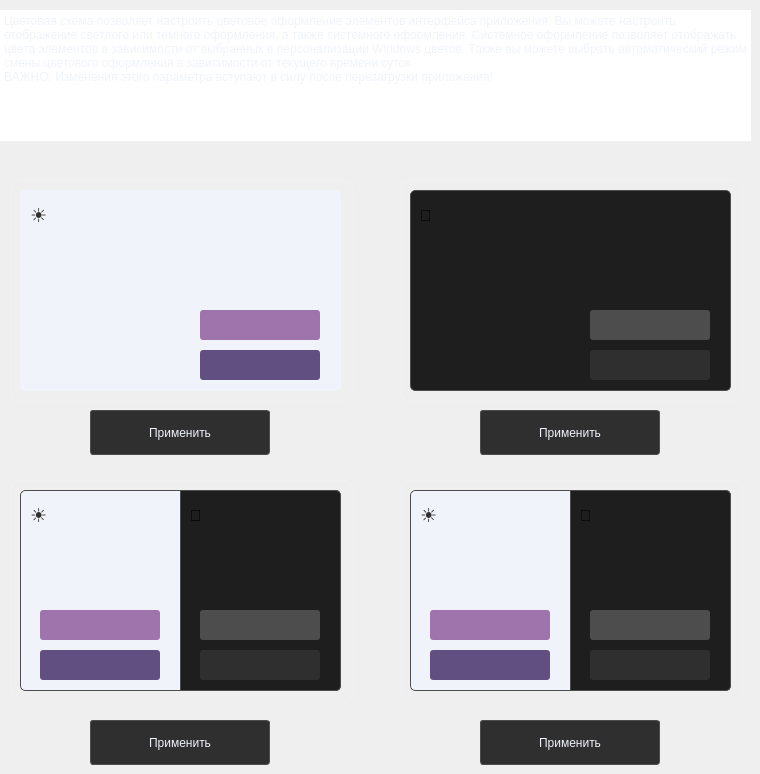
     <widget class="QWidget" name="color_style_page">
      <widget class="QFrame" name="frame">
       <property name="geometry">
        <rect>
         <x>20</x>
         <y>190</y>
         <width>321</width>
         <height>201</height>
        </rect>
       </property>
       <property name="styleSheet">
        <string notr="true">QFrame {
	border-radius: 5px;
	background-color: rgb(240, 243, 249);
}</string>
       </property>
       <property name="frameShape">
        <enum>QFrame::StyledPanel</enum>
       </property>
       <property name="frameShadow">
        <enum>QFrame::Raised</enum>
       </property>
       <widget class="QFrame" name="frame_2">
        <property name="geometry">
         <rect>
          <x>180</x>
          <y>160</y>
          <width>120</width>
          <height>30</height>
         </rect>
        </property>
        <property name="styleSheet">
         <string notr="true">QFrame {
	border-radius: 3px;
	background-color: rgb(98, 79, 130);
}</string>
        </property>
        <property name="frameShape">
         <enum>QFrame::StyledPanel</enum>
        </property>
        <property name="frameShadow">
         <enum>QFrame::Raised</enum>
        </property>
       </widget>
       <widget class="QFrame" name="frame_3">
        <property name="geometry">
         <rect>
          <x>180</x>
          <y>120</y>
          <width>120</width>
          <height>30</height>
         </rect>
        </property>
        <property name="styleSheet">
         <string notr="true">QFrame {
	border-radius: 3px;
	background-color: rgb(159, 115, 171);
}</string>
        </property>
        <property name="frameShape">
         <enum>QFrame::StyledPanel</enum>
        </property>
        <property name="frameShadow">
         <enum>QFrame::Raised</enum>
        </property>
       </widget>
       <widget class="QLabel" name="label_6">
        <property name="geometry">
         <rect>
          <x>10</x>
          <y>10</y>
          <width>31</width>
          <height>31</height>
         </rect>
        </property>
        <property name="font">
         <font>
          <pointsize>14</pointsize>
         </font>
        </property>
        <property name="styleSheet">
         <string notr="true">QLabel {
	color: rgb(48, 47, 47);
}</string>
        </property>
        <property name="text">
         <string>☀</string>
        </property>
       </widget>
      </widget>
      <widget class="QPushButton" name="light_btn">
       <property name="geometry">
        <rect>
         <x>90</x>
         <y>410</y>
         <width>180</width>
         <height>45</height>
        </rect>
       </property>
       <property name="minimumSize">
        <size>
         <width>130</width>
         <height>45</height>
        </size>
       </property>
       <property name="maximumSize">
        <size>
         <width>200</width>
         <height>16777215</height>
        </size>
       </property>
       <property name="styleSheet">
        <string notr="true">QPushButton {
	border: 1px solid rgb(77, 77, 77);
	border-radius: 3px;
	background-color: rgb(48, 47, 47);
	color: rgb(240, 243, 249);
}

QPushButton:hover {
	background-color: rgb(77, 77, 77);
}</string>
       </property>
       <property name="text">
        <string>Применить</string>
       </property>
      </widget>
      <widget class="QPushButton" name="dark_btn">
       <property name="geometry">
        <rect>
         <x>480</x>
         <y>410</y>
         <width>180</width>
         <height>45</height>
        </rect>
       </property>
       <property name="minimumSize">
        <size>
         <width>130</width>
         <height>45</height>
        </size>
       </property>
       <property name="maximumSize">
        <size>
         <width>200</width>
         <height>16777215</height>
        </size>
       </property>
       <property name="styleSheet">
        <string notr="true">QPushButton {
	border: 1px solid rgb(77, 77, 77);
	border-radius: 3px;
	background-color: rgb(48, 47, 47);
	color: rgb(240, 243, 249);
}

QPushButton:hover {
	background-color: rgb(77, 77, 77);
}</string>
       </property>
       <property name="text">
        <string>Применить</string>
       </property>
      </widget>
      <widget class="QFrame" name="frame_11">
       <property name="geometry">
        <rect>
         <x>410</x>
         <y>190</y>
         <width>321</width>
         <height>201</height>
        </rect>
       </property>
       <property name="styleSheet">
        <string notr="true">QFrame {
	border-radius: 5px;
	border: 1px solid rgb(77, 77, 77);
	background-color: rgb(30, 30, 30);
}</string>
       </property>
       <property name="frameShape">
        <enum>QFrame::StyledPanel</enum>
       </property>
       <property name="frameShadow">
        <enum>QFrame::Raised</enum>
       </property>
       <widget class="QFrame" name="frame_12">
        <property name="geometry">
         <rect>
          <x>180</x>
          <y>160</y>
          <width>120</width>
          <height>30</height>
         </rect>
        </property>
        <property name="styleSheet">
         <string notr="true">QFrame {
	border-radius: 3px;
	border: none;
	background-color: rgb(48, 47, 47);
}</string>
        </property>
        <property name="frameShape">
         <enum>QFrame::StyledPanel</enum>
        </property>
        <property name="frameShadow">
         <enum>QFrame::Raised</enum>
        </property>
       </widget>
       <widget class="QFrame" name="frame_13">
        <property name="geometry">
         <rect>
          <x>180</x>
          <y>120</y>
          <width>120</width>
          <height>30</height>
         </rect>
        </property>
        <property name="styleSheet">
         <string notr="true">QFrame {
	border-radius: 3px;
	border: none;
	background-color: rgb(77, 77, 77);
}</string>
        </property>
        <property name="frameShape">
         <enum>QFrame::StyledPanel</enum>
        </property>
        <property name="frameShadow">
         <enum>QFrame::Raised</enum>
        </property>
       </widget>
       <widget class="QLabel" name="label_9">
        <property name="geometry">
         <rect>
          <x>10</x>
          <y>10</y>
          <width>31</width>
          <height>31</height>
         </rect>
        </property>
        <property name="font">
         <font>
          <pointsize>12</pointsize>
         </font>
        </property>
        <property name="styleSheet">
         <string notr="true">QLabel {
	border: none;
}</string>
        </property>
        <property name="text">
         <string>🌙</string>
        </property>
       </widget>
      </widget>
      <widget class="QPushButton" name="win_btn">
       <property name="geometry">
        <rect>
         <x>90</x>
         <y>720</y>
         <width>180</width>
         <height>45</height>
        </rect>
       </property>
       <property name="minimumSize">
        <size>
         <width>130</width>
         <height>45</height>
        </size>
       </property>
       <property name="maximumSize">
        <size>
         <width>200</width>
         <height>16777215</height>
        </size>
       </property>
       <property name="styleSheet">
        <string notr="true">QPushButton {
	border: 1px solid rgb(77, 77, 77);
	border-radius: 3px;
	background-color: rgb(48, 47, 47);
	color: rgb(240, 243, 249);
}

QPushButton:hover {
	background-color: rgb(77, 77, 77);
}</string>
       </property>
       <property name="text">
        <string>Применить</string>
       </property>
      </widget>
      <widget class="QFrame" name="frame_4">
       <property name="geometry">
        <rect>
         <x>20</x>
         <y>490</y>
         <width>321</width>
         <height>201</height>
        </rect>
       </property>
       <property name="styleSheet">
        <string notr="true">QFrame {
	border-radius: 5px;
	border: 1px solid rgb(77, 77, 77);
	background-color: rgb(240, 243, 249);
}</string>
       </property>
       <property name="frameShape">
        <enum>QFrame::StyledPanel</enum>
       </property>
       <property name="frameShadow">
        <enum>QFrame::Raised</enum>
       </property>
       <widget class="QFrame" name="accent_light_win_color">
        <property name="geometry">
         <rect>
          <x>20</x>
          <y>160</y>
          <width>120</width>
          <height>30</height>
         </rect>
        </property>
        <property name="styleSheet">
         <string notr="true">QFrame {
	border-radius: 3px;
	border: none;
	background-color: rgb(98, 79, 130);
}</string>
        </property>
        <property name="frameShape">
         <enum>QFrame::StyledPanel</enum>
        </property>
        <property name="frameShadow">
         <enum>QFrame::Raised</enum>
        </property>
       </widget>
       <widget class="QFrame" name="compl_light_win_color">
        <property name="geometry">
         <rect>
          <x>20</x>
          <y>120</y>
          <width>120</width>
          <height>30</height>
         </rect>
        </property>
        <property name="styleSheet">
         <string notr="true">QFrame {
	border-radius: 3px;
	border: none;
	background-color: rgb(159, 115, 171);
}</string>
        </property>
        <property name="frameShape">
         <enum>QFrame::StyledPanel</enum>
        </property>
        <property name="frameShadow">
         <enum>QFrame::Raised</enum>
        </property>
       </widget>
       <widget class="QLabel" name="label_8">
        <property name="geometry">
         <rect>
          <x>10</x>
          <y>10</y>
          <width>31</width>
          <height>31</height>
         </rect>
        </property>
        <property name="font">
         <font>
          <pointsize>14</pointsize>
         </font>
        </property>
        <property name="styleSheet">
         <string notr="true">QLabel {
	border: none;
	color: rgb(48, 47, 47);
}</string>
        </property>
        <property name="text">
         <string>☀</string>
        </property>
       </widget>
       <widget class="QFrame" name="frame_17">
        <property name="geometry">
         <rect>
          <x>160</x>
          <y>0</y>
          <width>161</width>
          <height>201</height>
         </rect>
        </property>
        <property name="styleSheet">
         <string notr="true">QFrame {
	border-top-left-radius: 0;
	border-top-right-radius: 5px;
	border-bottom-right-radius: 5px;
	border-bottom-left-radius: 0;
	background-color: rgb(30, 30, 30);
}</string>
        </property>
        <property name="frameShape">
         <enum>QFrame::StyledPanel</enum>
        </property>
        <property name="frameShadow">
         <enum>QFrame::Raised</enum>
        </property>
        <widget class="QLabel" name="label_11">
         <property name="geometry">
          <rect>
           <x>10</x>
           <y>10</y>
           <width>31</width>
           <height>31</height>
          </rect>
         </property>
         <property name="font">
          <font>
           <pointsize>12</pointsize>
          </font>
         </property>
         <property name="styleSheet">
          <string notr="true">QLabel {
	border: none;
}</string>
         </property>
         <property name="text">
          <string>🌙</string>
         </property>
        </widget>
        <widget class="QFrame" name="compl_dark_win_color">
         <property name="geometry">
          <rect>
           <x>20</x>
           <y>120</y>
           <width>120</width>
           <height>30</height>
          </rect>
         </property>
         <property name="styleSheet">
          <string notr="true">QFrame {
	border-radius: 3px;
	border: none;
	background-color: rgb(77, 77, 77);
}</string>
         </property>
         <property name="frameShape">
          <enum>QFrame::StyledPanel</enum>
         </property>
         <property name="frameShadow">
          <enum>QFrame::Raised</enum>
         </property>
        </widget>
        <widget class="QFrame" name="accent_dark_win_color">
         <property name="geometry">
          <rect>
           <x>20</x>
           <y>160</y>
           <width>120</width>
           <height>30</height>
          </rect>
         </property>
         <property name="styleSheet">
          <string notr="true">QFrame {
	border-radius: 3px;
	border: none;
	background-color: rgb(48, 47, 47);
}</string>
         </property>
         <property name="frameShape">
          <enum>QFrame::StyledPanel</enum>
         </property>
         <property name="frameShadow">
          <enum>QFrame::Raised</enum>
         </property>
        </widget>
       </widget>
      </widget>
      <widget class="QPushButton" name="time_color_btn">
       <property name="geometry">
        <rect>
         <x>480</x>
         <y>720</y>
         <width>180</width>
         <height>45</height>
        </rect>
       </property>
       <property name="minimumSize">
        <size>
         <width>130</width>
         <height>45</height>
        </size>
       </property>
       <property name="maximumSize">
        <size>
         <width>200</width>
         <height>16777215</height>
        </size>
       </property>
       <property name="styleSheet">
        <string notr="true">QPushButton {
	border: 1px solid rgb(77, 77, 77);
	border-radius: 3px;
	background-color: rgb(48, 47, 47);
	color: rgb(240, 243, 249);
}

QPushButton:hover {
	background-color: rgb(77, 77, 77);
}</string>
       </property>
       <property name="text">
        <string>Применить</string>
       </property>
      </widget>
      <widget class="QFrame" name="frame_14">
       <property name="geometry">
        <rect>
         <x>410</x>
         <y>490</y>
         <width>321</width>
         <height>201</height>
        </rect>
       </property>
       <property name="styleSheet">
        <string notr="true">QFrame {
	border-radius: 5px;
	border: 1px solid rgb(77, 77, 77);
	background-color: rgb(240, 243, 249);
}</string>
       </property>
       <property name="frameShape">
        <enum>QFrame::StyledPanel</enum>
       </property>
       <property name="frameShadow">
        <enum>QFrame::Raised</enum>
       </property>
       <widget class="QFrame" name="frame_15">
        <property name="geometry">
         <rect>
          <x>20</x>
          <y>160</y>
          <width>120</width>
          <height>30</height>
         </rect>
        </property>
        <property name="styleSheet">
         <string notr="true">QFrame {
	border-radius: 3px;
	border: none;
	background-color: rgb(98, 79, 130);
}</string>
        </property>
        <property name="frameShape">
         <enum>QFrame::StyledPanel</enum>
        </property>
        <property name="frameShadow">
         <enum>QFrame::Raised</enum>
        </property>
       </widget>
       <widget class="QFrame" name="frame_16">
        <property name="geometry">
         <rect>
          <x>20</x>
          <y>120</y>
          <width>120</width>
          <height>30</height>
         </rect>
        </property>
        <property name="styleSheet">
         <string notr="true">QFrame {
	border-radius: 3px;
	border: none;
	background-color: rgb(159, 115, 171);
}</string>
        </property>
        <property name="frameShape">
         <enum>QFrame::StyledPanel</enum>
        </property>
        <property name="frameShadow">
         <enum>QFrame::Raised</enum>
        </property>
       </widget>
       <widget class="QLabel" name="label_10">
        <property name="geometry">
         <rect>
          <x>10</x>
          <y>10</y>
          <width>31</width>
          <height>31</height>
         </rect>
        </property>
        <property name="font">
         <font>
          <pointsize>14</pointsize>
         </font>
        </property>
        <property name="styleSheet">
         <string notr="true">QLabel {
	border: none;
	color: rgb(48, 47, 47);
}</string>
        </property>
        <property name="text">
         <string>☀</string>
        </property>
       </widget>
       <widget class="QFrame" name="frame_20">
        <property name="geometry">
         <rect>
          <x>160</x>
          <y>0</y>
          <width>161</width>
          <height>201</height>
         </rect>
        </property>
        <property name="styleSheet">
         <string notr="true">QFrame {
	border-top-left-radius: 0;
	border-top-right-radius: 5px;
	border-bottom-right-radius: 5px;
	border-bottom-left-radius: 0;
	background-color: rgb(30, 30, 30);
}</string>
        </property>
        <property name="frameShape">
         <enum>QFrame::StyledPanel</enum>
        </property>
        <property name="frameShadow">
         <enum>QFrame::Raised</enum>
        </property>
        <widget class="QLabel" name="label_12">
         <property name="geometry">
          <rect>
           <x>10</x>
           <y>10</y>
           <width>31</width>
           <height>31</height>
          </rect>
         </property>
         <property name="font">
          <font>
           <pointsize>12</pointsize>
          </font>
         </property>
         <property name="styleSheet">
          <string notr="true">QLabel {
	border: none;
}</string>
         </property>
         <property name="text">
          <string>🌙</string>
         </property>
        </widget>
        <widget class="QFrame" name="frame_21">
         <property name="geometry">
          <rect>
           <x>20</x>
           <y>120</y>
           <width>120</width>
           <height>30</height>
          </rect>
         </property>
         <property name="styleSheet">
          <string notr="true">QFrame {
	border-radius: 3px;
	border: none;
	background-color: rgb(77, 77, 77);
}</string>
         </property>
         <property name="frameShape">
          <enum>QFrame::StyledPanel</enum>
         </property>
         <property name="frameShadow">
          <enum>QFrame::Raised</enum>
         </property>
        </widget>
        <widget class="QFrame" name="frame_22">
         <property name="geometry">
          <rect>
           <x>20</x>
           <y>160</y>
           <width>120</width>
           <height>30</height>
          </rect>
         </property>
         <property name="styleSheet">
          <string notr="true">QFrame {
	border-radius: 3px;
	border: none;
	background-color: rgb(48, 47, 47);
}</string>
         </property>
         <property name="frameShape">
          <enum>QFrame::StyledPanel</enum>
         </property>
         <property name="frameShadow">
          <enum>QFrame::Raised</enum>
         </property>
        </widget>
       </widget>
      </widget>
      <widget class="QPlainTextEdit" name="plainTextEdit">
       <property name="geometry">
        <rect>
         <x>0</x>
         <y>10</y>
         <width>751</width>
         <height>131</height>
        </rect>
       </property>
       <property name="styleSheet">
        <string notr="true">QPlainTextEdit {
	border: none;
	color: rgb(240, 243, 249);
}</string>
       </property>
       <property name="readOnly">
        <bool>true</bool>
       </property>
       <property name="plainText">
        <string>Цветовая схема позволяет настроить цветовое оформление элементов интерфейса приложения. Вы можете настроить отображение светлого или темного оформления, а также системного оформления. Системное оформление позволяет отображать цвета элементов в зависимости от выбранных в персонализации Windows цветов. Также вы можете выбрать автоматический режим смены цветового оформления в зависимости от текущего времени суток
ВАЖНО: Изменения этого параметра вступают в силу после перезагрузки приложения!</string>
       </property>
      </widget>
      <widget class="QFrame" name="dark_style_frame">
       <property name="geometry">
        <rect>
         <x>400</x>
         <y>180</y>
         <width>343</width>
         <height>222</height>
        </rect>
       </property>
       <property name="styleSheet">
        <string notr="true">QFrame {
	border-radius: 10px;
	border: 1px solid rgba(240, 243, 249, 150);
}</string>
       </property>
       <property name="frameShape">
        <enum>QFrame::StyledPanel</enum>
       </property>
       <property name="frameShadow">
        <enum>QFrame::Raised</enum>
       </property>
      </widget>
      <widget class="QFrame" name="system_style_frame">
       <property name="geometry">
        <rect>
         <x>10</x>
         <y>480</y>
         <width>343</width>
         <height>222</height>
        </rect>
       </property>
       <property name="styleSheet">
        <string notr="true">QFrame {
	border-radius: 10px;
	border: 1px solid rgba(240, 243, 249, 150);
}</string>
       </property>
       <property name="frameShape">
        <enum>QFrame::StyledPanel</enum>
       </property>
       <property name="frameShadow">
        <enum>QFrame::Raised</enum>
       </property>
      </widget>
      <widget class="QFrame" name="time_color_style_frame">
       <property name="geometry">
        <rect>
         <x>400</x>
         <y>480</y>
         <width>343</width>
         <height>222</height>
        </rect>
       </property>
       <property name="styleSheet">
        <string notr="true">QFrame {
	border-radius: 10px;
	border: 1px solid rgba(240, 243, 249, 150);
}</string>
       </property>
       <property name="frameShape">
        <enum>QFrame::StyledPanel</enum>
       </property>
       <property name="frameShadow">
        <enum>QFrame::Raised</enum>
       </property>
      </widget>
      <widget class="QFrame" name="light_style_frame">
       <property name="geometry">
        <rect>
         <x>10</x>
         <y>180</y>
         <width>343</width>
         <height>222</height>
        </rect>
       </property>
       <property name="styleSheet">
        <string notr="true">QFrame {
	border-radius: 10px;
	border: 1px solid rgba(240, 243, 249, 150);
}</string>
       </property>
       <property name="frameShape">
        <enum>QFrame::StyledPanel</enum>
       </property>
       <property name="frameShadow">
        <enum>QFrame::Raised</enum>
       </property>
      </widget>
      <zorder>light_style_frame</zorder>
      <zorder>time_color_style_frame</zorder>
      <zorder>system_style_frame</zorder>
      <zorder>dark_style_frame</zorder>
      <zorder>frame</zorder>
      <zorder>light_btn</zorder>
      <zorder>dark_btn</zorder>
      <zorder>frame_11</zorder>
      <zorder>win_btn</zorder>
      <zorder>frame_4</zorder>
      <zorder>time_color_btn</zorder>
      <zorder>frame_14</zorder>
      <zorder>plainTextEdit</zorder>
     </widget>
